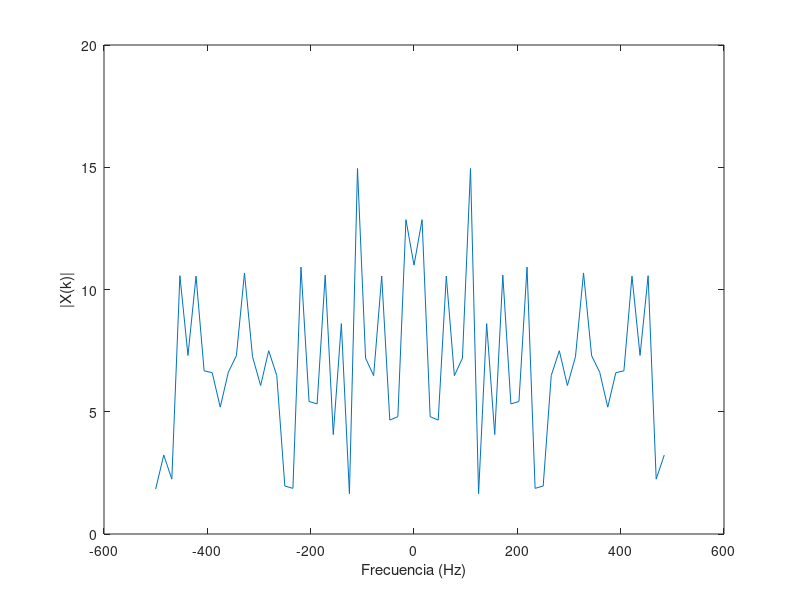

The MATLAB source for this figure: (Note: this script raises an error after producing the figure.)
%%%%%%%%%%%%%%%%%%%%%%%%%%%%%%%%%%%%%%%%%%%%%%%%%%%%%%%%%%%%
%%%%%%%%%%%%%%  PARTE 1: Convolución Circular %%%%%%%%%%%%%%
%%%%%%%%%%%%%%%%%%%%%%%%%%%%%%%%%%%%%%%%%%%%%%%%%%%%%%%%%%%%


% PREGUNTA 1

% Parámetros
N = 64;        % Longitud de x[n], puede ajustarse
Ts = 1e-3;     % Periodo de muestreo

% Generar señal aleatoria x[n]
x = randn(N, 1);

% Calcular su espectro X(k)
X = fftshift(fft(x));

% Vector de frecuencia para graficar
Fs = 1/Ts;
f = (-N/2:N/2-1)*(Fs/N);

% Graficar el espectro de x[n]
figure;
plot(f, abs(X));
xlabel("Frecuencia (Hz)");
ylabel("|X(k)|");
xline(0)
title("Espectro de x[n]");


% PREGUNTA 2

% Respuesta al impulso del canal h[n]
h = [-0.1, 0.3, -0.5, 0.7, -0.9, 0.7, -0.5, 0.3, -0.1]';

% Llenar con ceros h[n] hasta longitud N
h_padded = [h; zeros(N - length(h), 1)];

% Calcular su espectro H(k)
H = fftshift(fft(h_padded));

% Graficar el espectro de h[n]
figure;
plot(f, abs(H));
xlabel("Frecuencia (Hz)");
ylabel("|H(k)|");
title("Espectro de h[n]");


% PREGUNTA 3

% Convolución lineal
y = conv(x, h);

% Calcular su FFT de N puntos
Y = fftshift(fft(y, N));

% Graficar el espectro de y[n]
figure;
plot(f, abs(Y));
xlabel("Frecuencia (Hz)");
ylabel("|Y_L(k)|");
title("Espectro de y_L[n] (Convolución Lineal)");


% PREGUNTA 4

% Convolución circular
yc = cconv(x, h, N);  % Convolución circular de N puntos

% Calcular su espectro Yc(k)
Yc = fftshift(fft(yc));

% Graficar el espectro de yc[n]
figure;
plot(f, abs(Yc));
xlabel("Frecuencia (Hz)");
ylabel("|Y_c(k)|");
title("Espectro de y_c[n] (Convolución Circular)");


% PREGUNTA 5

% Calcular el producto X(k) * H(k)
XH = X .* H;

% Comparación entre X(k)*H(k) y Y(k)
figure;
subplot(1,2,1);
plot(f, abs(XH), f, abs(Y));
xlabel("Frecuencia (Hz)");
ylabel("Magnitud");
title("Comparación de X(k)*H(k) y Y_L(k)");
legend("|X(k)*H(k)|", "|Y_L(k)|");

% Comparación entre X(k)*H(k) y Yc(k)
subplot(1,2,2);
plot(f, abs(XH), f, abs(Yc));
xlabel("Frecuencia (Hz)");
ylabel("Magnitud");
title("Comparación de X(k)*H(k) y Y_c(k)");
legend("|X(k)*H(k)|", "|Y_c(k)|");


% PREGUNTA 6

% Longitud del prefijo cíclico (debe ser >= longitud de h[n]-1)
L = length(h) - 1;

% Construir prefijo cíclico a partir de las últimas L muestras de x[n]
cyclic_prefix = x(end-L+1:end);

% Extender x[n] con prefijo cíclico
x_ext = [cyclic_prefix; x];


% Plot in the same figure x and x_ext, and make the cyclic prefix different in color
% Vectors must be the same length. be careful!
size(x) %
size(x_ext)
figure;
plot(1:N, x, 1:N, x_ext, N+1:N+L, x_ext(N+1:N+L), "r");
xlabel("n");
ylabel("x[n]");
legend("x[n]", "x_{ext}[n]", "Prefijo Cíclico");
title("Señal x[n] y x_{ext}[n] con Prefijo Cíclico");





% Longitud óptima del prefijo cíclico es L = length(h) - 1 = 10
fprintf("Longitud elegida del prefijo cíclico: %d\n", L);

% Convolución lineal con la señal extendida
y_ext = conv(x_ext, h);

% Eliminar las primeras L muestras para extraer el resultado de la convolución circular
yc_extracted = y_ext(L+1:L+N);

% Verificar que yc extraído coincide con la convolución circular yc
difference = max(abs(yc - yc_extracted));
fprintf("Diferencia máxima entre yc y yc extraído: %e\n", difference);

%%%%%%%%%%%%%%%%%%%%%%%%%%%%%%%%%%%%%%%%%%%%%%%%%%%%%%%%%%%%
%%%%%%%%%%%%%%%%%%  PARTE 2: Ecualización %%%%%%%%%%%%%%%%%%
%%%%%%%%%%%%%%%%%%%%%%%%%%%%%%%%%%%%%%%%%%%%%%%%%%%%%%%%%%%%

% Parámetros de OFDM
NFFT = 128;           % Tamaño de FFT
Ncp = 16;             % Longitud del prefijo cíclico (varía según el caso)
Nofdm = 100;          % Número de símbolos OFDM
Nsub = 10;            % Número de subportadoras de datos
modOrder = 4;         % Modulación QPSK (número M-ario)

% Respuesta al impulso del canal h[n]
h = [0, -0.1, 0.3, -0.5, 0.7, -0.9, 0.7, -0.5, 0.3, -0.1, 0]';


% Respuesta de frecuencia ideal del canal
H = fft(h, NFFT);

% Generar bits aleatorios
numBits = Nsub * Nofdm * log2(modOrder);
bits = randi([0 1], numBits, 1);

%%%%%%%%%%%%%%%%%%%%%%%%%%%%%%%%%%%%%%%%%%%%%%%%%%%%%%%%%%%%
%%%%%%%%%%%%  PARTE A: Intervalo de guarda con 0 %%%%%%%%%%%%%%%%%%
%%%%%%%%%%%%%%%%%%%%%%%%%%%%%%%%%%%%%%%%%%%%%%%%%%%%%%%%%%%%

% Actualizar Ncp para este caso
Ncp = 16;

% Modulación QPSK
symbols = moduladorQPSK(bits);

% Remodelar símbolos en subportadoras x símbolos OFDM
symbols_matrix = reshape(symbols, Nsub, Nofdm);

% Inicializar la matriz de símbolos OFDM
X = zeros(NFFT, Nofdm);

% Mapear símbolos a subportadoras
X(2:Nsub+1, :) = symbols_matrix;

% Modulación OFDM (IFFT)
ofdm_symbols = ifft(X, NFFT);

% Agregar intervalo de guarda lleno de ceros
ofdm_with_guard = [zeros(Ncp, Nofdm); ofdm_symbols];

% Serializar los símbolos OFDM
s = ofdm_with_guard(:);

% Transmitir a través del canal
s_rx = conv(s, h);
s_rx = s_rx(1:length(s));

% Remodelar la señal recibida
s_rx_matrix = reshape(s_rx, NFFT + Ncp, Nofdm);

% Eliminar el intervalo de guarda
received_symbols = s_rx_matrix(Ncp+1:end, :);

% Demodulación OFDM (FFT)
Y = fft(received_symbols, NFFT);

size(Y)
size(repmat(H.', 1, Nofdm))

% Ecualización en el dominio de frecuencia
Y_eq = Y ./ repmat(H, 1, Nofdm);

% Extraer las subportadoras de datos
received_data = Y_eq(2:Nsub+1, :);
received_data = received_data(:);

% Demodulación QPSK
received_bits = demoduladorQPSK(received_data);

% Calcular BER
num_errors = sum(bits ~= received_bits);
bit_error_rate = num_errors / numBits;
fprintf("Caso a) BER con intervalo de guarda en cero: %f\n", bit_error_rate);

% Diagrama de constelación
figure;
subplot(1,2,1);
plot(real(symbols), imag(symbols), "o");
title("Constelación Transmitida");
xlabel("En Fase");
ylabel("En Cuadratura");
axis square;

subplot(1,2,2);
plot(real(received_data), imag(received_data), "o");
title("Constelación Recibida (Caso a)");
xlabel("En Fase");
ylabel("En Cuadratura");
axis square;

%%%%%%%%%%%%%%%%%%%%%%%%%%%%%%%%%%%%%%%%%%%%%%%%%%%%%%%%%%%%
%%%%%%%%%%%%  PARTE B: Intervalo de guarda con 0 %%%%%%%%%%%%%%%%%%
%%%%%%%%%%%%%%%%%%%%%%%%%%%%%%%%%%%%%%%%%%%%%%%%%%%%%%%%%%%%

% Actualizar Ncp para el Caso b)
Ncp = 4;  % Longitud del prefijo cíclico menor al canal

% Modulación QPSK
symbols_b = moduladorQPSK(bits);

% Remodelar símbolos en subportadoras x símbolos OFDM
symbols_matrix_b = reshape(symbols_b, Nsub, Nofdm);

% Inicializar la matriz de símbolos OFDM
X_b = zeros(NFFT, Nofdm);

% Mapear símbolos a subportadoras
X_b(2:Nsub+1, :) = symbols_matrix_b;

% Modulación OFDM (IFFT)
ofdm_symbols_b = ifft(X_b, NFFT);

% Agregar prefijo cíclico (copia de las últimas Ncp muestras)
cyclic_prefix_b = ofdm_symbols_b(end-Ncp+1:end, :);
ofdm_with_cp_b = [cyclic_prefix_b; ofdm_symbols_b];

% Serializar los símbolos OFDM
s_b = ofdm_with_cp_b(:);

% Transmitir a través del canal
s_rx_b = conv(s_b, h);
s_rx_b = s_rx_b(1:length(s_b));

% Remodelar la señal recibida
s_rx_matrix_b = reshape(s_rx_b, NFFT + Ncp, Nofdm);

% Eliminar el prefijo cíclico
received_symbols_b = s_rx_matrix_b(Ncp+1:end, :);

% Demodulación OFDM (FFT)
Y_b = fft(received_symbols_b, NFFT);

% Ecualización en el dominio de frecuencia
Y_eq_b = Y_b ./ repmat(H, 1, Nofdm);

% Extraer las subportadoras de datos
received_data_b = Y_eq_b(2:Nsub+1, :);
received_data_b = received_data_b(:);

% Demodulación QPSK
received_bits_b = demoduladorQPSK(received_data_b);

% Calcular BER
num_errors_b = sum(bits ~= received_bits_b);
bit_error_rate_b = num_errors_b / numBits;
fprintf("Caso b) BER con prefijo cíclico corto: %f\n", bit_error_rate_b);

% Diagrama de constelación
figure;
subplot(1,2,1);
plot(real(symbols_b), imag(symbols_b), "o");
title("Constelación Transmitida");
xlabel("En Fase");
ylabel("En Cuadratura");
axis square;

subplot(1,2,2);
plot(real(received_data_b), imag(received_data_b), "o");
title("Constelación Recibida (Caso b)");
xlabel("En Fase");
ylabel("En Cuadratura");
axis square;

%%%%%%%%%%%%%%%%%%%%%%%%%%%%%%%%%%%%%%%%%%%%%%%%%%%%%%%%%%%%
%%%%%%%%%%%%  PARTE C:  %%%%%%%%%%%%%%%%%%
%%%%%%%%%%%%%%%%%%%%%%%%%%%%%%%%%%%%%%%%%%%%%%%%%%%%%%%%%%%%

% Actualizar Ncp para el Caso c)
Ncp = 16;  % Longitud del prefijo cíclico igual o mayor al canal

% Modulación QPSK
symbols_c = moduladorQPSK(bits);

% Remodelar símbolos en subportadoras x símbolos OFDM
symbols_matrix_c = reshape(symbols_c, Nsub, Nofdm);

% Inicializar la matriz de símbolos OFDM
X_c = zeros(NFFT, Nofdm);

% Mapear símbolos a subportadoras
X_c(2:Nsub+1, :) = symbols_matrix_c;

% Modulación OFDM (IFFT)
ofdm_symbols_c = ifft(X_c, NFFT);

% Agregar prefijo cíclico (copia de las últimas Ncp muestras)
cyclic_prefix_c = ofdm_symbols_c(end-Ncp+1:end, :);
ofdm_with_cp_c = [cyclic_prefix_c; ofdm_symbols_c];

% Serializar los símbolos OFDM
s_c = ofdm_with_cp_c(:);

% Transmitir a través del canal
s_rx_c = conv(s_c, h);
s_rx_c = s_rx_c(1:length(s_c));

% Remodelar la señal recibida
s_rx_matrix_c = reshape(s_rx_c, NFFT + Ncp, Nofdm);

% Eliminar el prefijo cíclico
received_symbols_c = s_rx_matrix_c(Ncp+1:end, :);

% Demodulación OFDM (FFT)
Y_c = fft(received_symbols_c, NFFT);

% Ecualización en el dominio de frecuencia
Y_eq_c = Y_c ./ repmat(H, 1, Nofdm);

% Extraer las subportadoras de datos
received_data_c = Y_eq_c(2:Nsub+1, :);
received_data_c = received_data_c(:);

% Demodulación QPSK
received_bits_c = demoduladorQPSK(received_data_c);

% Calcular BER
num_errors_c = sum(bits ~= received_bits_c);
bit_error_rate_c = num_errors_c / numBits;
fprintf("Caso c) BER con prefijo cíclico suficiente: %f\n", bit_error_rate_c);

% Diagrama de constelación
figure;
subplot(1,2,1);
plot(real(symbols_c), imag(symbols_c), "o");
title("Constelación Transmitida");
xlabel("En Fase");
ylabel("En Cuadratura");
axis square;

subplot(1,2,2);
plot(real(received_data_c), imag(received_data_c), "o");
title("Constelación Recibida (Caso c)");
xlabel("En Fase");
ylabel("En Cuadratura");
axis square;
